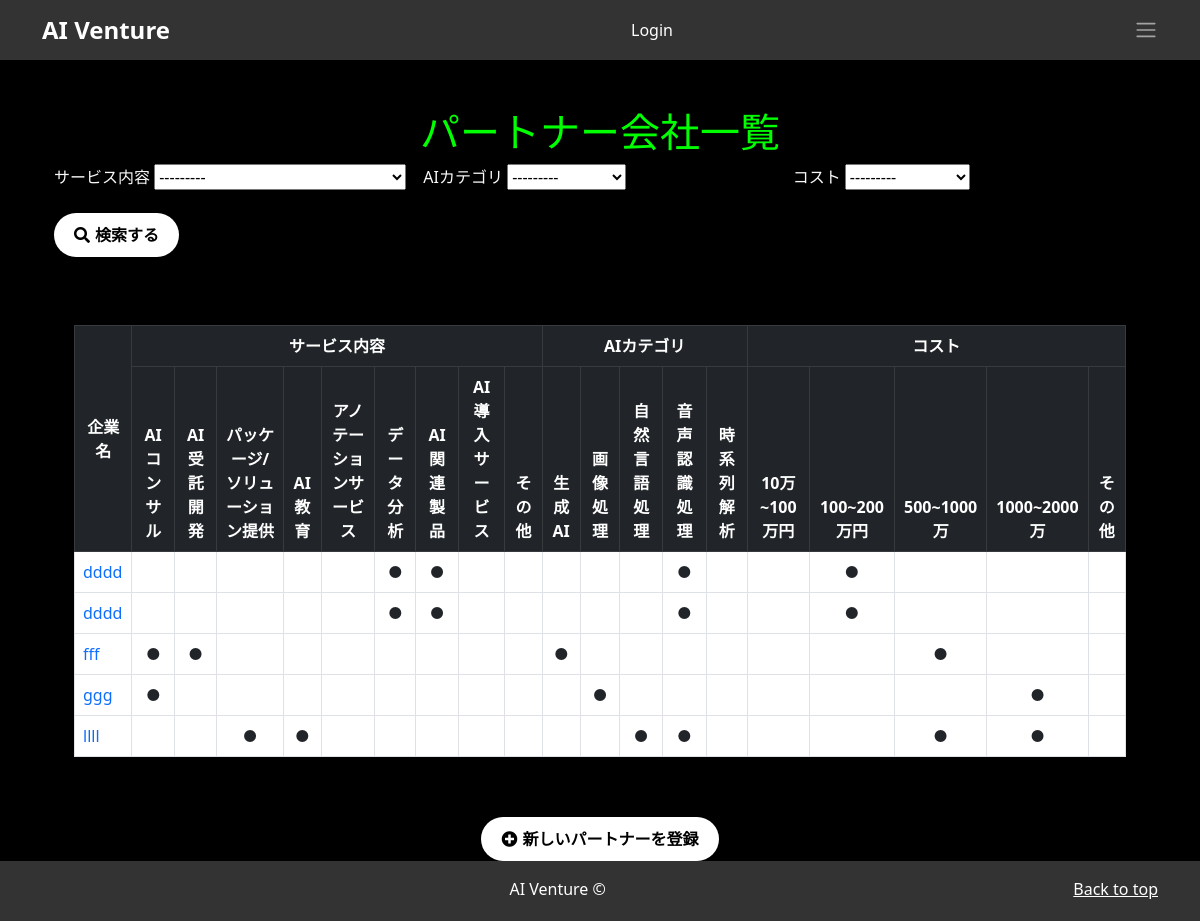
/partners/, run on an earlier commit of the app's database.
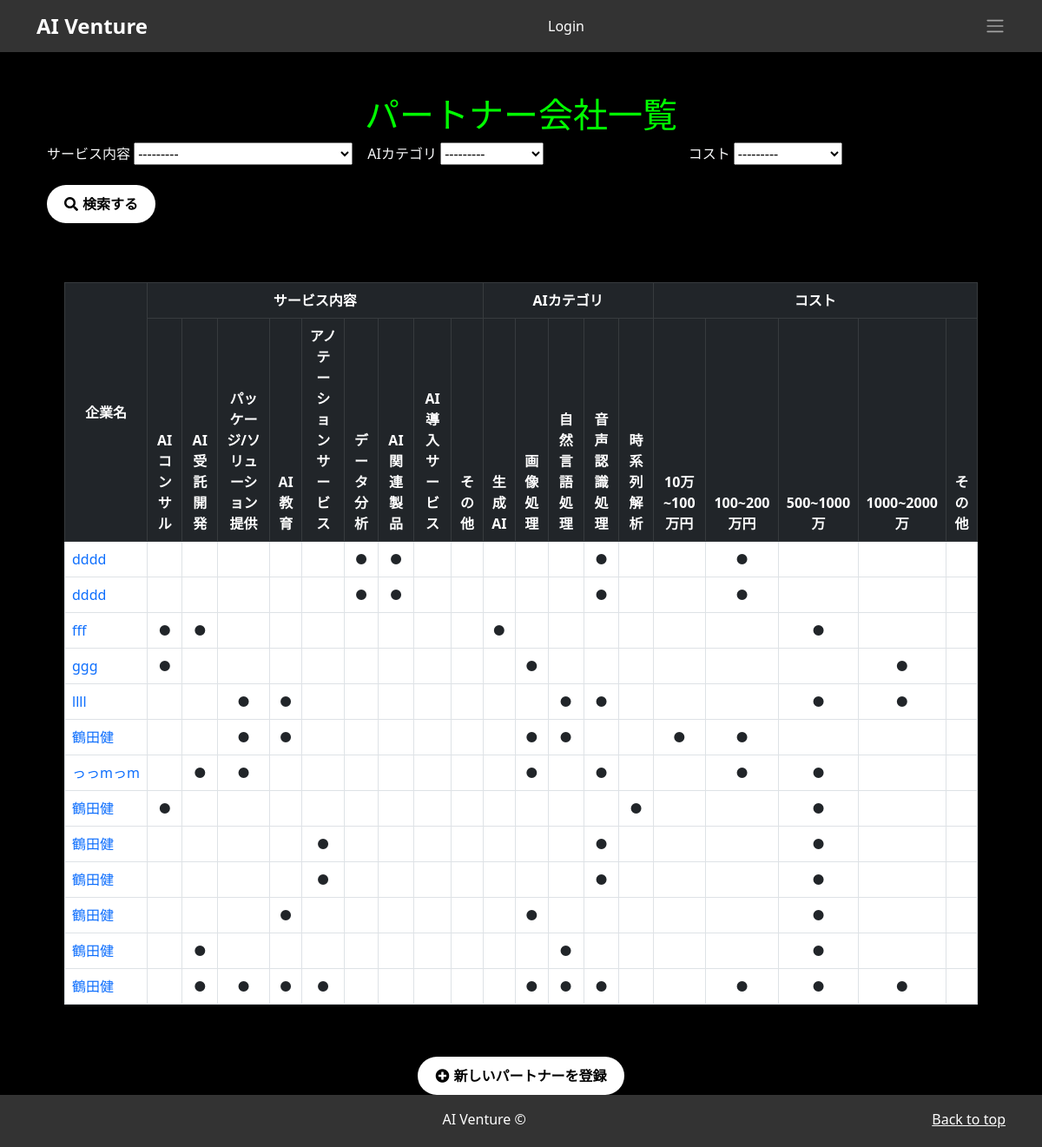
And on a later commit of the database.
### partners/models.py (models this page shows, shortened)
class ServiceContent(models.Model):
    division = models.CharField(max_length=255)  # サービスの部門名
    created_at = models.DateTimeField(auto_now_add=True)  # レコード作成日時
    updated_at = models.DateTimeField(auto_now=True)  # レコード更新日時
    def __str__(self):
        return self.division  # サービスの部門名を文字列として返す

class AiCategory(models.Model):
    genre = models.CharField(max_length=255)  # AIカテゴリのジャンル
    created_at = models.DateTimeField(auto_now_add=True)  # レコード作成日時
    updated_at = models.DateTimeField(auto_now=True)  # レコード更新日時
    def __str__(self):
        return self.genre  # AIカテゴリのジャンルを文字列として返す

class Cost(models.Model):
    breakdown = models.TextField()  # コストの詳細
    created_at = models.DateTimeField(auto_now_add=True)  # レコード作成日時
    updated_at = models.DateTimeField(auto_now=True)  # レコード更新日時
    def __str__(self):
        return self.breakdown  # コストの詳細を文字列として返す

class Partners(models.Model):
    name = models.CharField(max_length=255)  # パートナーの名前
    logo = models.ImageField(upload_to='logos/')  # ロゴ画像のファイルパス
    address = models.CharField(max_length=255)  # パートナーの住所
    url = models.URLField()  # パートナーのウェブサイトURL
    established = models.DateField()  # 設立日
    service = models.TextField()  # 提供するサービスの概要
    engineer = models.IntegerField()  # エンジニアの人数
    provision = models.TextField()  # その他の提供情報
    created_at = models.DateTimeField(auto_now_add=True)  # レコード作成日時
    updated_at = models.DateTimeField(auto_now=True)  # レコード更新日時
    service_content = models.ManyToManyField('ServiceContent', blank=True)  # 多対多のサービスコンテンツ
    ai_category = models.ManyToManyField('AiCategory', blank=True)  # 多対多のAIカテゴリ
    cost = models.ManyToManyField('Cost', blank=True)  # 多対多のコスト情報
    product_info = models.ManyToManyField('ProductInfo', blank=True)  # 多対多のプロダクト情報
    case_study = models.ManyToManyField('CaseStudy', blank=True)  # 多対多のケーススタディ

### partners/views.py (the view, shortened to what this page needs)
# urls.py: path('', views.PartnerListView.as_view(), name='index'),
class PartnerListView(ListView):
    model = Partners  # モデルを指定
    template_name = 'partner_list.html'  # テンプレートファイルを指定
    context_object_name = 'partners'  # テンプレート内で使用するコンテキスト名を指定
    def get_queryset(self):
        queryset = Partners.objects.prefetch_related(
            'service_content',
            'ai_category',
            'cost',
            'product_info',
            'case_study'
        ).all()
        form = PartnerSearchForm(self.request.GET or None)
        return queryset
    def get_context_data(self, **kwargs):
        context = super().get_context_data(**kwargs)
        context['all_services'] = ServiceContent.objects.all()  # 全サービスコンテンツを追加
        context['all_categories'] = AiCategory.objects.all()  # 全AIカテゴリを追加
        context['all_costs'] = Cost.objects.all()  # 全コスト情報を追加
        context['form'] = PartnerSearchForm(self.request.GET or None)  # 検索フォームを追加
        return context

### partners/forms.py
class PartnerSearchForm(forms.Form):
    service_content = forms.ModelChoiceField(
        queryset=ServiceContent.objects.all(),
        required=False,
        label='サービス内容'
    )
    ai_category = forms.ModelChoiceField(
        queryset=AiCategory.objects.all(),
        required=False,
        label='AIカテゴリ'
    )
    cost = forms.ModelChoiceField(
        queryset=Cost.objects.all(),
        required=False,
        label='コスト'
    )

### partners/templates/partner_list.html (shortened to what this page needs)
{% extends 'base.html' %}
{% block contents %}
<div class="container mt-5">
    <h1 class="text-center ">パートナー会社一覧</h1>
    <form method="get" action="">
        <div class="row g-3 mb-4">
            <div class="col-md-4">
                <label for="service_content" class="form-label text-light">{{ form.service_content.label }}</label>
                {{ form.service_content }}
            </div>
            <div class="col-md-4">
                <label for="ai_category" class="form-label text-light">{{ form.ai_category.label }}</label>
                {{ form.ai_category }}
            </div>
            <div class="col-md-4">
                <label for="cost" class="form-label text-light">{{ form.cost.label }}</label>
                {{ form.cost }}
            </div>
            <div class="col-md-4 d-flex align-items-end">
                <button type="submit" class="btn btn-search w-auto">
                    <span class="btn-icon"><i class="fas fa-search"></i></span> 検索する
                </button>
            </div>
        </div>
    </form>
    <div class="table-responsive mt-5">
        <table class="table table-bordered table-hover">
            <thead class="table-dark">
                <tr>
                    <th rowspan="2" class="align-middle text-center">企業名</th>
                    <th colspan="{{ all_services|length }}" class="text-center">サービス内容</th>
                    <th colspan="{{ all_categories|length }}" class="text-center">AIカテゴリ</th>
                    <th colspan="{{ all_costs|length }}" class="text-center">コスト</th>
                </tr>
                <tr>
                    {% for service in all_services %}
                    <th class="text-center">{{ service.division }}</th>
                    {% endfor %}
                    {% for category in all_categories %}
                    <th class="text-center">{{ category.genre }}</th>
                    {% endfor %}
                    {% for cost in all_costs %}
                    <th class="text-center">{{ cost.breakdown }}</th>
                    {% endfor %}
                </tr>
            </thead>
            <tbody>
                {% for partner in partners %}
                <tr>
                    <td class="nowrap"><a href="{% url 'partners:partner_detail' partner.pk %}" class="text-decoration-none">{{ partner.name }}</a></td>
                    {% for service in all_services %}
                    <td class="text-center">{% if service in partner.service_content.all %}●{% endif %}</td>
                    {% endfor %}
                    {% for category in all_categories %}
                    <td class="text-center">{% if category in partner.ai_category.all %}●{% endif %}</td>
                    {% endfor %}
                    {% for cost in all_costs %}
                    <td class="text-center">{% if cost in partner.cost.all %}●{% endif %}</td>
                    {% endfor %}
                </tr>
                {% endfor %}
            </tbody>
        </table>
    </div>
    <div class="text-center mt-4">
        <a href="{% url 'partners:partner_create' %}" class="btn btn-create w-auto">
            <i class="fas fa-plus-circle"></i> 新しいパートナーを登録
        </a>
    </div>
</div>
{% endblock %}

### users/templates/base.html (shortened to what this page needs)
{% load static %}
<!doctype html>
<html lang="ja">
<head>
    <link href="https://cdnjs.cloudflare.com/ajax/libs/font-awesome/5.15.4/css/all.min.css" rel="stylesheet">
    <link href="https://cdn.jsdelivr.net/npm/bootstrap@5.3.0/dist/css/bootstrap.min.css" rel="stylesheet">
</head>
<body>
<header data-bs-theme="dark">
    <div class="container">
        <div class="d-flex justify-content-between align-items-center">
            <a href="{% url 'users:index' %}" class="navbar-brand d-flex align-items-center">
                <strong>AI Venture</strong>
            </a>
            <ul class="nav nav-pills">
                {% if not user.is_authenticated %}
                    <li class="nav-item">
                        <a class="nav-link" href="{% url 'users:login' %}">Login</a>
                    </li>
                {% endif %}
            </ul>
            <button class="navbar-toggler" type="button" data-bs-toggle="collapse" data-bs-target="#navbarHeader" aria-controls="navbarHeader" aria-expanded="false" aria-label="Toggle navigation">
                <span class="navbar-toggler-icon"></span>
            </button>
        </div>
    </div>
</header>
<main>
    <div class="container container-main">
        {% block contents %} {% endblock %}
    </div>
</main>
<footer class="text-body-secondary py-3 mt-auto">
    <div class="container d-flex justify-content-between align-items-center">
        <p class="mb-1 mx-auto">AI Venture &copy;</p>
        <p class="mb-1">
            <a href="#" class="float-end">Back to top</a>
        </p>
    </div>
</footer>
</body>
</html>

### partners/templates/partner_list.html (style rules this page uses)
.table-responsive { background: rgba(0, 0, 0, 0.8); border-radius: 10px; padding: 20px; }
.table-bordered { color: #fff; }
.table-dark { background-color: #333; }
.nowrap { white-space: nowrap; }
.btn-search { background-color: white; color: black; border: none; padding: 10px 20px; border-radius: 50px; font-weight: bold; transition: background-color 0.3s, color 0.3s; display: flex; justify-content: center; align-items: center; }
.btn-search .btn-icon { display: flex; align-items: center; margin-right: 5px; }
.btn-create { background-color: white; color: black; border: none; padding: 10px 20px; border-radius: 50px; font-weight: bold; transition: background-color 0.3s, color 0.3s; display: inline-flex; justify-content: center; align-items: center; text-decoration: none; }
.btn-create i { margin-right: 5px; }

What changed in the data, as far as the page shows it:
added Partners: name "鶴田健"
added Partners: name "っっmっm"
added Partners: name "鶴田健"
added Partners: name "鶴田健"
added Partners: name "鶴田健"
added Partners: name "鶴田健"
added Partners: name "鶴田健"
added Partners: name "鶴田健"
